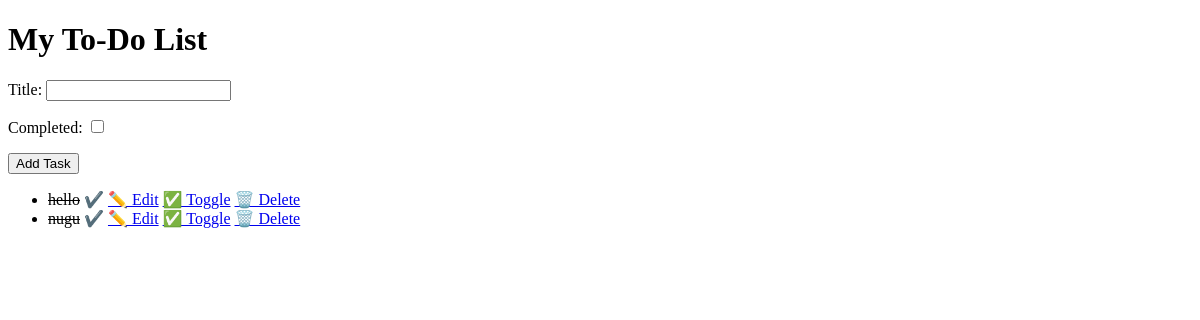
The app's page /, older data.
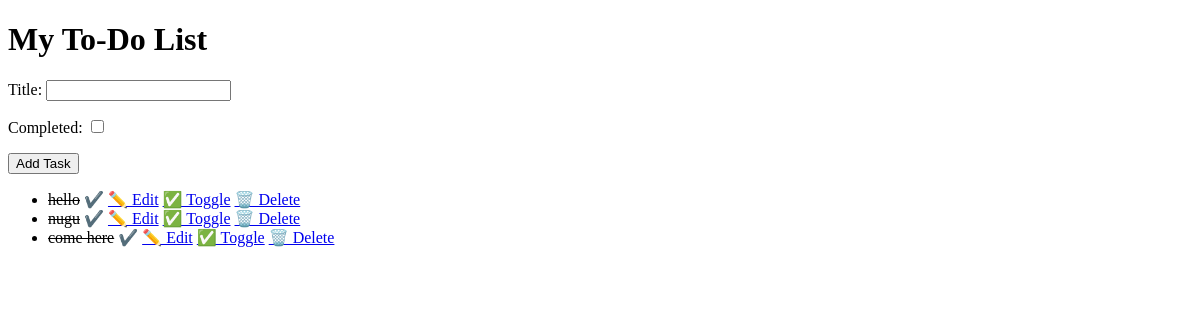
The same page, newer data.
### todo/models.py (models this page shows, shortened)
class Task(models.Model):
    title = models.CharField(max_length=200)
    completed = models.BooleanField(default=False)

### todo/views.py (the view)
# urls.py: path('', views.index, name='index'),
def index(request):
    tasks = Task.objects.all()
    form = TaskForm()
    if request.method == 'POST':
        form = TaskForm(request.POST)
        if form.is_valid():
            form.save()
            return redirect('/')
    return render(request, 'todo/index.html', {'tasks': tasks, 'form': form})

### todo/forms.py
class TaskForm(forms.ModelForm):
    class Meta:
        model = Task
        fields = ['title', 'completed']

### todo/templates/todo/index.html (shortened to what this page needs)
<!DOCTYPE html>
<html>
<head>
</head>
<body>
    <h1>My To-Do List</h1>
    <form method="POST">
        {{ form.as_p }}
        <button type="submit">Add Task</button>
    </form>
    <ul>
        {% for task in tasks %}
            <li>
                {% if task.completed %}
                    <s>{{ task.title }}</s> ✔️
                {% else %}
                    {{ task.title }} ❌
                {% endif %}
                <a href="{% url 'edit_task' task.id %}">✏️ Edit</a>
                <a href="{% url 'toggle_task' task.id %}">✅ Toggle</a>
                <a href="{% url 'delete_task' task.id %}">🗑️ Delete</a>
            </li>
        {% endfor %}
    </ul>
</body>
</html>

Row changes from the older to the newer data that the page shows:
added Task: title "come here"
